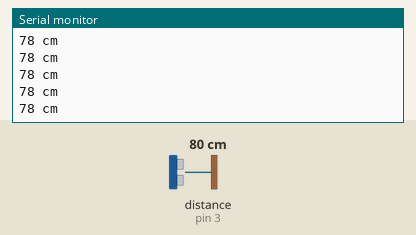
This sketch was run on a simulated Arduino Uno, built with avr-gcc and run on an emulated ATmega328P. Parts: the last lines printed to the serial monitor. Wiring (inferred from the names in the program): ultrasonic range finder: trigger pin 2; echo pin 3. The test bench sets the inputs (shaded band); at power-on: distance to the obstacle (sensor on pin 3) 80 cm. The echo pulse lasts 58.3 µs per cm.

Above: at 1.2 s.
1.3 s: distance to the obstacle (sensor on pin 3) set to 2 cm
At 1.48 s:
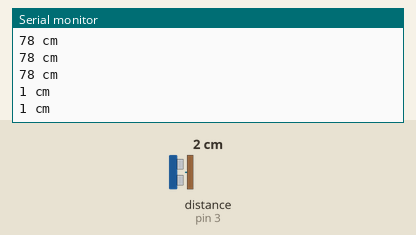
2.8 s: distance to the obstacle (sensor on pin 3) set to 4 cm
At 2.89 s:
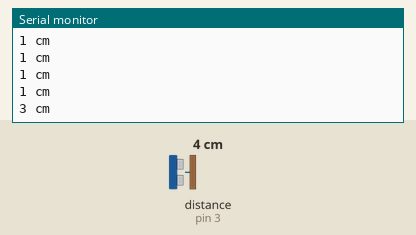
Timing chart, 0 to 5.8 s (numbered marks = the images above; inputs shaded):
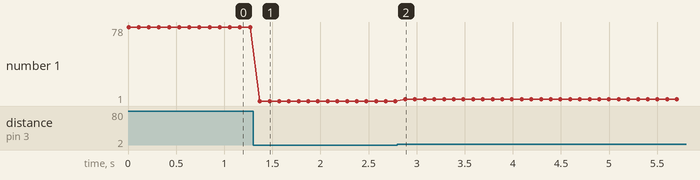

The sketch:

Ultrasuoni.ino
```cpp
const int trigPin = 2;
const int echoPin = 3;

void setup() {
Serial.begin(19200);
pinMode(trigPin, OUTPUT);
pinMode(echoPin, INPUT);
}

void loop(){
digitalWrite(trigPin, LOW);
digitalWrite(trigPin, HIGH);
delayMicroseconds(10);
digitalWrite(trigPin, LOW);
long durata = pulseIn(echoPin, HIGH);
long cm = 0.034 * durata / 2;
Serial.print(cm);
Serial.print(" cm");
Serial.println();
delay(100);
}
```

Measured:
- after the input at 1.3 s, the serial monitor: prints a new line after 0.07 s (image 1)
- after the input at 2.8 s, the serial monitor: prints a new line after 0.08 s (image 2)
- plotted number 1: 78 → 1 after the input at 1.3 s, 1 → 3 after the input at 2.8 s
